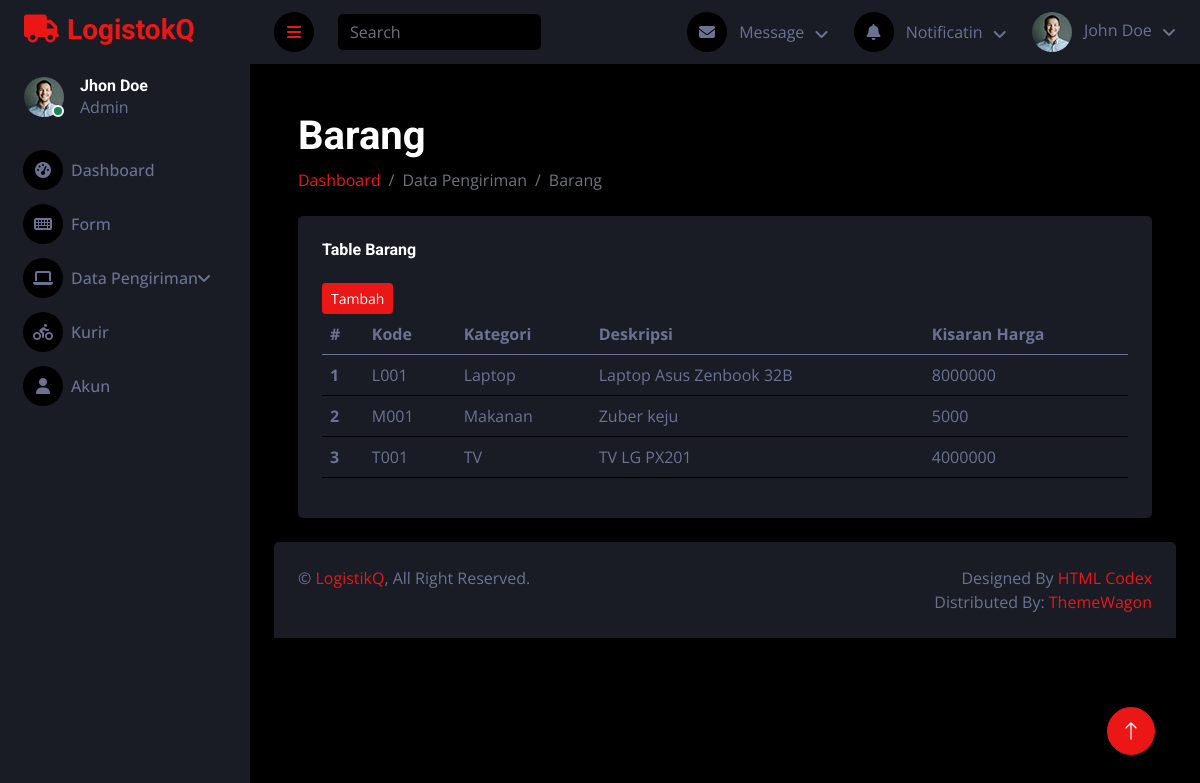
Page /LogistikQ/index.php?url=barang/dtbarang on the committed database.
### tables this page shows
CREATE TABLE `barang` (
  `kode` varchar(45) NOT NULL,
  `kategori` varchar(50) NOT NULL,
  `deskripsi` varchar(45) NOT NULL,
  `kisaran_harga` varchar(45) NOT NULL
);

### LogistikQ/models/barang.php (called while the page is built, shortened)
<?php
class barang{
    private $koneksi;
    public function __construct() {
        global $dbh;
        $this->koneksi = $dbh;
    }
    public function dataBarang() {
        $sql = "SELECT * FROM barang";
        $ps = $this->koneksi->prepare($sql);
        $ps->execute();
        $rs = $ps->fetchALL();
        return $rs;
    }
}
?>

### LogistikQ/barang/dtBarang.php (the view)
<?php
$model =  new barang();
$data_barang = $model->dataBarang();
?>
<div class="container-fluid pt-4 px-4">
    <h1 class="mt-4">Barang</h1>
    <ol class="breadcrumb mb-4">
        <li class="breadcrumb-item"><a href="index.php?url=dashboard">Dashboard</a></li>
        <li class="breadcrumb-item active">Data Pengiriman</li>
        <li class="breadcrumb-item active">Barang</li>
    </ol>
    <div class="row g-4">
        <div class="col-12">
            <div class="bg-secondary rounded h-100 p-4">
                <h6 class="mb-4">Table Barang</h6>
                <div class="table-responsive">
                    <a href="index.php?url=barang/form_barang">
                        <button type="button" class="btn btn-primary btn-sm">Tambah</button>
                    </a> <br>
                    <table class="table">
                        <thead>
                            <tr>
                                <th scope="col">#</th>
                                <th scope="col">Kode</th>
                                <th scope="col">Kategori</th>
                                <th scope="col">Deskripsi</th>
                                <th scope="col">Kisaran Harga</th>
                            </tr>
                        </thead>
                        <tbody>
                            <?php $id = 1; ?>
                            <?php foreach ($data_barang as $row) : ?>
                                <tr>
                                    <th scope="row"><?= $id; ?></th>
                                    <td><?= $row['kode']; ?></td>
                                    <td><?= $row['kategori']; ?></td>
                                    <td><?= $row['deskripsi']; ?></td>
                                    <td><?= $row['kisaran_harga']; ?></td>
                                </tr>
                                <?php $id++; ?>
                            <?php endforeach; ?>
                        </tbody>
                    </table>
                </div>
            </div>
        </div>
    </div>
</div>

### LogistikQ/css/style.css (style rules this page uses)
:root { --primary: #EB1616; --secondary: #191C24; --light: #6C7293; --dark: #000000; }
.btn { transition: .5s; }

### rows in the picture
barang: kode "L001", kategori "Laptop", deskripsi "Laptop Asus Zenbook 32B", kisaran_harga "8000000"
barang: kode "M001", kategori "Makanan", deskripsi "Zuber keju", kisaran_harga "5000"
barang: kode "T001", kategori "TV", deskripsi "TV LG PX201", kisaran_harga "4000000"
